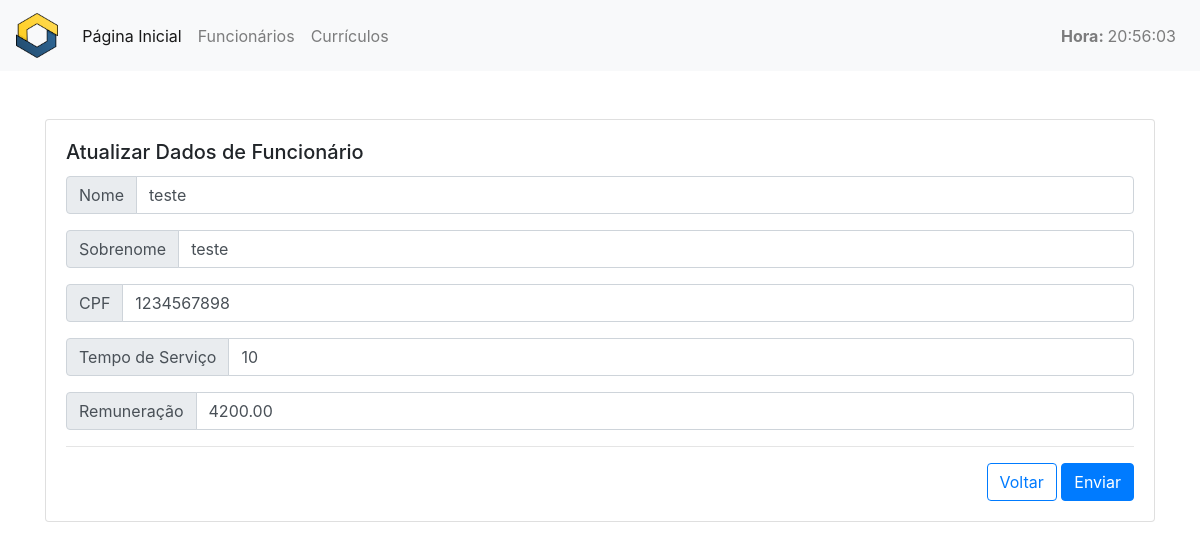
The app's page /funcionario/1 with its own data.
### helloworld/models.py (models this page shows)
class Funcionario(models.Model):
    nome = models.CharField(
        max_length=255,
        null=False,
        blank=False
    )
    sobrenome = models.CharField(
        max_length=255,
        null=False,
        blank=False
    )
    cpf = models.CharField(
        max_length=14,
        null=False,
        blank=False
    )
    tempo_de_servico = models.IntegerField(
        default=0,
        null=False,
        blank=False
    )
    remuneracao = models.DecimalField(
        max_digits=8,
        decimal_places=2,
        null=False,
        blank=False
    )
    objetos = models.Manager()

### website/views.py (the view)
# urls.py: path('funcionario/<pk>', FuncionarioUpdateView.as_view(), name="atualiza_funcionario"),
class FuncionarioUpdateView(UpdateView):
    template_name = "website/atualiza.html"
    model = Funcionario
    fields = '__all__'
    context_object_name = 'funcionario'
    success_url = reverse_lazy("website:lista_funcionarios")

### website/templatetags/tempo_atual.py (called while the page is built)
@register.simple_tag
def tempo_atual():
    return datetime.datetime.now().strftime('%H:%M:%S')

### website/templates/website/atualiza.html (shortened to what this page needs)
{% extends "website/_layouts/base.html" %}
{% load widget_tweaks %}
{% block conteudo %}
<div class="container mt-5">
  <div class="row">
    <div class="col-lg-12 col-md-12 col-sm-12 col-xs-12">
      <div class="card">
        <div class="card-body">
          <h5 class="card-title">Atualizar Dados de Funcionário</h5>
          <form method="post">
            <div class="input-group mb-3">
              <div class="input-group-prepend">
                <span class="input-group-text">Nome</span>
              </div>
              {% render_field form.nome class+="form-control" %}
            </div>
            <div class="input-group mb-3">
              <div class="input-group-prepend">
                <span class="input-group-text">Sobrenome</span>
              </div>
              {% render_field form.sobrenome class+="form-control" %}
            </div>
            <div class="input-group mb-3">
              <div class="input-group-prepend">
                <span class="input-group-text">CPF</span>
              </div>
              {% render_field form.cpf class+="form-control" %}
            </div>
            <div class="input-group mb-3">
              <div class="input-group-prepend">
                <span class="input-group-text">Tempo de Serviço</span>
              </div>
              {% render_field form.tempo_de_servico class+="form-control" %}
            </div>
            <div class="input-group mb-3">
              <div class="input-group-prepend">
                <span class="input-group-text">Remuneração</span>
              </div>
              {% render_field form.remuneracao class+="form-control" %}
            </div>
            <hr />
            <div class="text-right">
              <a href="{% url 'website:lista_funcionarios' %}" class="btn btn-outline-primary">Voltar</a>
              <button class="btn btn-primary">Enviar</button>
            </div>
          </form>
        </div>
      </div>
    </div>
  </div>
</div>
{% endblock %}

### records on screen
Funcionario: nome "teste", sobrenome "teste", cpf "1234567898", tempo_de_servico "10", remuneracao "4200.00"
